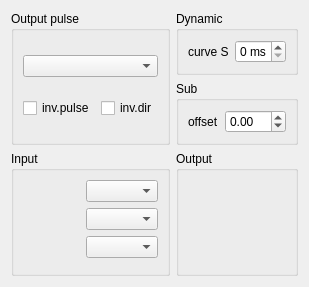
<?xml version="1.0" encoding="UTF-8"?>
<ui version="4.0">
 <class>WLAxisWidget</class>
 <widget class="QDialog" name="WLAxisWidget">
  <property name="geometry">
   <rect>
    <x>0</x>
    <y>0</y>
    <width>291</width>
    <height>251</height>
   </rect>
  </property>
  <property name="windowTitle">
   <string>Dialog</string>
  </property>
  <layout class="QGridLayout" name="gridLayout">
   <item row="0" column="2">
    <layout class="QVBoxLayout" name="verticalLayout">
     <item>
      <widget class="QGroupBox" name="gbDynamic">
       <property name="title">
        <string>Dynamic</string>
       </property>
       <layout class="QGridLayout" name="gridLayout_10">
        <item row="1" column="1">
         <widget class="QLabel" name="label_17">
          <property name="text">
           <string>curve S</string>
          </property>
         </widget>
        </item>
        <item row="1" column="2">
         <widget class="QDoubleSpinBox" name="sbDelaySCurveMs">
          <property name="sizePolicy">
           <sizepolicy hsizetype="Preferred" vsizetype="Fixed">
            <horstretch>0</horstretch>
            <verstretch>0</verstretch>
           </sizepolicy>
          </property>
          <property name="suffix">
           <string> ms</string>
          </property>
          <property name="decimals">
           <number>0</number>
          </property>
          <property name="maximum">
           <double>500.000000000000000</double>
          </property>
         </widget>
        </item>
       </layout>
      </widget>
     </item>
     <item>
      <widget class="QGroupBox" name="gbOffset">
       <property name="title">
        <string>Sub</string>
       </property>
       <layout class="QGridLayout" name="gridLayout_5">
        <item row="0" column="0">
         <widget class="QLabel" name="label">
          <property name="text">
           <string>offset</string>
          </property>
         </widget>
        </item>
        <item row="0" column="1">
         <widget class="QDoubleSpinBox" name="sbOffset">
          <property name="sizePolicy">
           <sizepolicy hsizetype="Preferred" vsizetype="Fixed">
            <horstretch>0</horstretch>
            <verstretch>0</verstretch>
           </sizepolicy>
          </property>
          <property name="decimals">
           <number>2</number>
          </property>
          <property name="minimum">
           <double>-50.000000000000000</double>
          </property>
          <property name="maximum">
           <double>50.000000000000000</double>
          </property>
         </widget>
        </item>
       </layout>
      </widget>
     </item>
    </layout>
   </item>
   <item row="2" column="0" rowspan="2">
    <widget class="QGroupBox" name="gbInput">
     <property name="toolTip">
      <string/>
     </property>
     <property name="title">
      <string>Input</string>
     </property>
     <layout class="QGridLayout" name="gridLayout_4">
      <item row="0" column="0">
       <layout class="QGridLayout" name="gridLayout_12">
        <item row="2" column="1">
         <widget class="QComboBox" name="cbActInMEL">
          <property name="sizePolicy">
           <sizepolicy hsizetype="Maximum" vsizetype="Fixed">
            <horstretch>0</horstretch>
            <verstretch>0</verstretch>
           </sizepolicy>
          </property>
         </widget>
        </item>
        <item row="0" column="1">
         <widget class="QComboBox" name="cbActInALM">
          <property name="sizePolicy">
           <sizepolicy hsizetype="Maximum" vsizetype="Fixed">
            <horstretch>0</horstretch>
            <verstretch>0</verstretch>
           </sizepolicy>
          </property>
         </widget>
        </item>
        <item row="2" column="0">
         <widget class="WLEditIOWidget" name="editInMEL" native="true"/>
        </item>
        <item row="0" column="0">
         <widget class="WLEditIOWidget" name="editInALM" native="true"/>
        </item>
        <item row="1" column="0">
         <widget class="WLEditIOWidget" name="editInPEL" native="true"/>
        </item>
        <item row="1" column="1">
         <widget class="QComboBox" name="cbActInPEL">
          <property name="sizePolicy">
           <sizepolicy hsizetype="Maximum" vsizetype="Fixed">
            <horstretch>0</horstretch>
            <verstretch>0</verstretch>
           </sizepolicy>
          </property>
         </widget>
        </item>
        <item row="3" column="0">
         <widget class="WLEditIOWidget" name="editInORG" native="true"/>
        </item>
       </layout>
      </item>
     </layout>
    </widget>
   </item>
   <item row="0" column="0">
    <widget class="QGroupBox" name="groupBox_2">
     <property name="title">
      <string>Output pulse</string>
     </property>
     <layout class="QGridLayout" name="gridLayout_2">
      <item row="1" column="1">
       <widget class="QCheckBox" name="cbInvDir">
        <property name="text">
         <string>inv.dir</string>
        </property>
       </widget>
      </item>
      <item row="1" column="0">
       <widget class="QCheckBox" name="cbInvStep">
        <property name="text">
         <string>inv.pulse</string>
        </property>
       </widget>
      </item>
      <item row="0" column="0" colspan="2">
       <widget class="QComboBox" name="cbTypePulse"/>
      </item>
     </layout>
    </widget>
   </item>
   <item row="2" column="2" rowspan="2">
    <widget class="QGroupBox" name="gbOutput">
     <property name="title">
      <string>Output</string>
     </property>
     <layout class="QGridLayout" name="gridLayout_3">
      <item row="1" column="0">
       <widget class="WLEditIOWidget" name="editOutENB" native="true"/>
      </item>
      <item row="0" column="0">
       <widget class="WLEditIOWidget" name="editOutRALM" native="true"/>
      </item>
     </layout>
    </widget>
   </item>
  </layout>
 </widget>
 <customwidgets>
  <customwidget>
   <class>WLEditIOWidget</class>
   <extends>QWidget</extends>
   <header location="global">wleditiowidget.h</header>
   <container>1</container>
  </customwidget>
 </customwidgets>
 <resources/>
 <connections/>
</ui>
